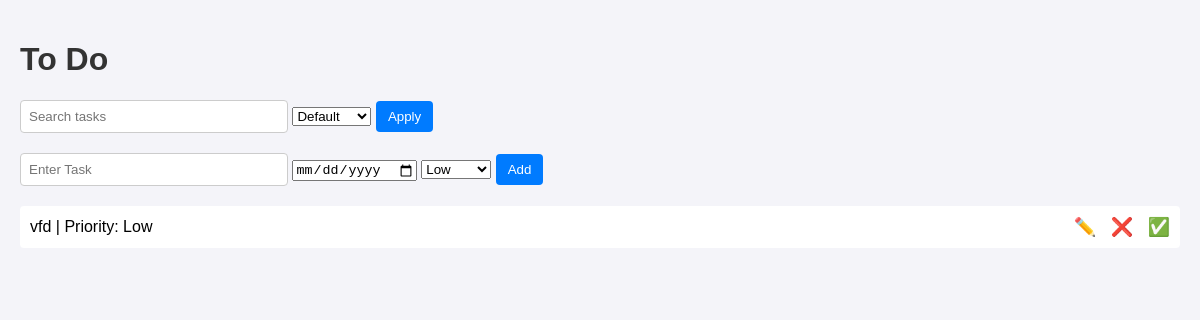
/, run on an earlier commit of the app's database.
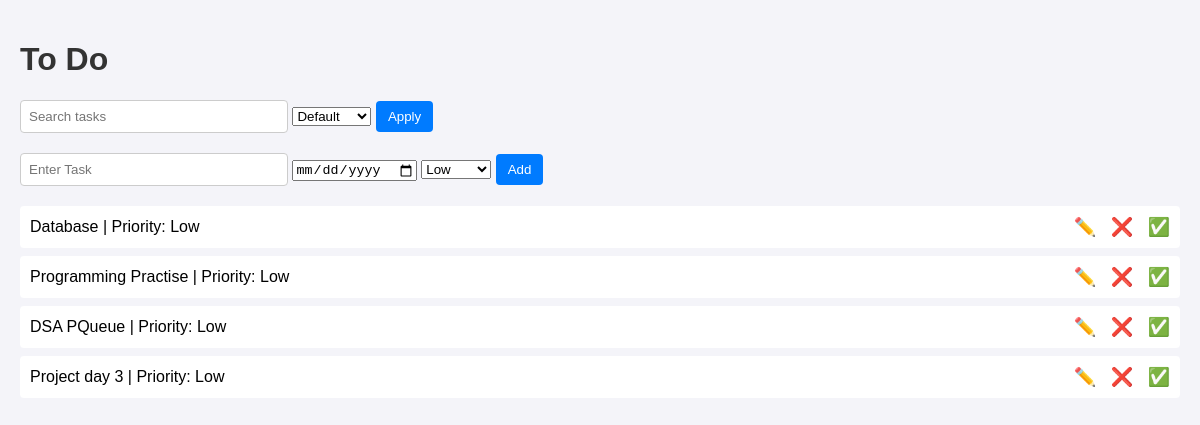
And on a later commit of the database.
### tables this page shows
CREATE TABLE tasks(
                id integer primary key autoincrement,
                task text not null);

### app.py (the view)
@app.route("/")
def index():
        search= request.args.get("search","")
        sort=request.args.get("sort","")
        conn=get_db_connection()
        query=" SELECT * FROM tasks "
        params=[]
        if search:
            query+=" where task like ? "
            params.append(f"%{search}%")
        if sort==" priority ":
            query+=" order by priority desc "
        elif sort==" due_date ":
            query+=" order by due_date asc "
        else:
            query+=" order by id desc "
        if params:
         tasks = conn.execute(query, params).fetchall()
        else:
         tasks = conn.execute(query).fetchall()
        conn.close()
        return render_template("index.html",tasks=tasks,search=search,sort=sort)

### app.py (called while the page is built)
def get_db_connection():
    conn=sqlite3.connect("todo.db")
    conn.row_factory=sqlite3.Row
    return conn

### templates/index.html (shortened to what this page needs)
<!DOCTYPE html>
<html lang="eng">
<head>
</head>
<body>
    <h1>To Do</h1>
    <form method="GET" action="/">
        <input type="text" name="search" placeholder="Search tasks" value="{{ search }}">
        <select name="sort">
            <option value="" {% if sort == "" %}selected{% endif %}>Default</option>
        </select>
        <button type="submit">Apply</button>
    </form>
    <form action="/add" method="POST">
        <input type="text" name="task" placeholder="Enter Task" required>
        <input type="date" name="due_date">
        <select name="priority">
            <option value="0">Low</option>
        </select>
        <button type="submit">Add</button>
    </form>
    <ul>
        {% for task in tasks %}
            <li style="{% if task['completed'] %}text-decoration: line-through; color: gray;{% endif %}">
            {{task["task"]}}
            | Priority:
            {% if task["priority"]==2%} High
            {% elif task["priority"]==1%} Medium
            {% else %} Low
            {% endif %}
            <span class ="actions">
            <a href="/edit/{{task['id']}}">✏️</a>
            <a href="/delete/{{task['id']}}" onclick="return confirm('Delete this task?')">❌</a>
            <a href="/toggle/{{task['id']}}">{%if task['completed']%}🔄{%else%}✅{%endif%}</a>
            </span>
        </li>
        {% endfor %}
    </ul>
</body>
</html>

### templates/index.html (style rules this page uses)
body { font-family:Arial, Helvetica, sans-serif; background: #f4f4f9; margin:0; padding:20px; }
h1 { color:#333; }
form { margin-bottom:20px; }
input[type="text"] { padding:8px; width:250px; border:1px solid #ccc; border-radius:4px; }
button { padding: 8px 12px; border:none; background:#007bff; color:white; border-radius:4px; cursor:pointer; }
ul { list-style-type: none; padding:0; }
li { background: white; padding:10px; margin-bottom:8px; border-radius:4px; display:flex; justify-content: space-between; align-items: center; }
.actions a { margin-left:10px; text-decoration:none; font-size:18px; }

What changed in the data, as far as the page shows it:
removed tasks: task "vfd"
added tasks: task "Database"
added tasks: task "Programming Practise"
added tasks: task "DSA PQueue"
added tasks: task "Project day 3"
